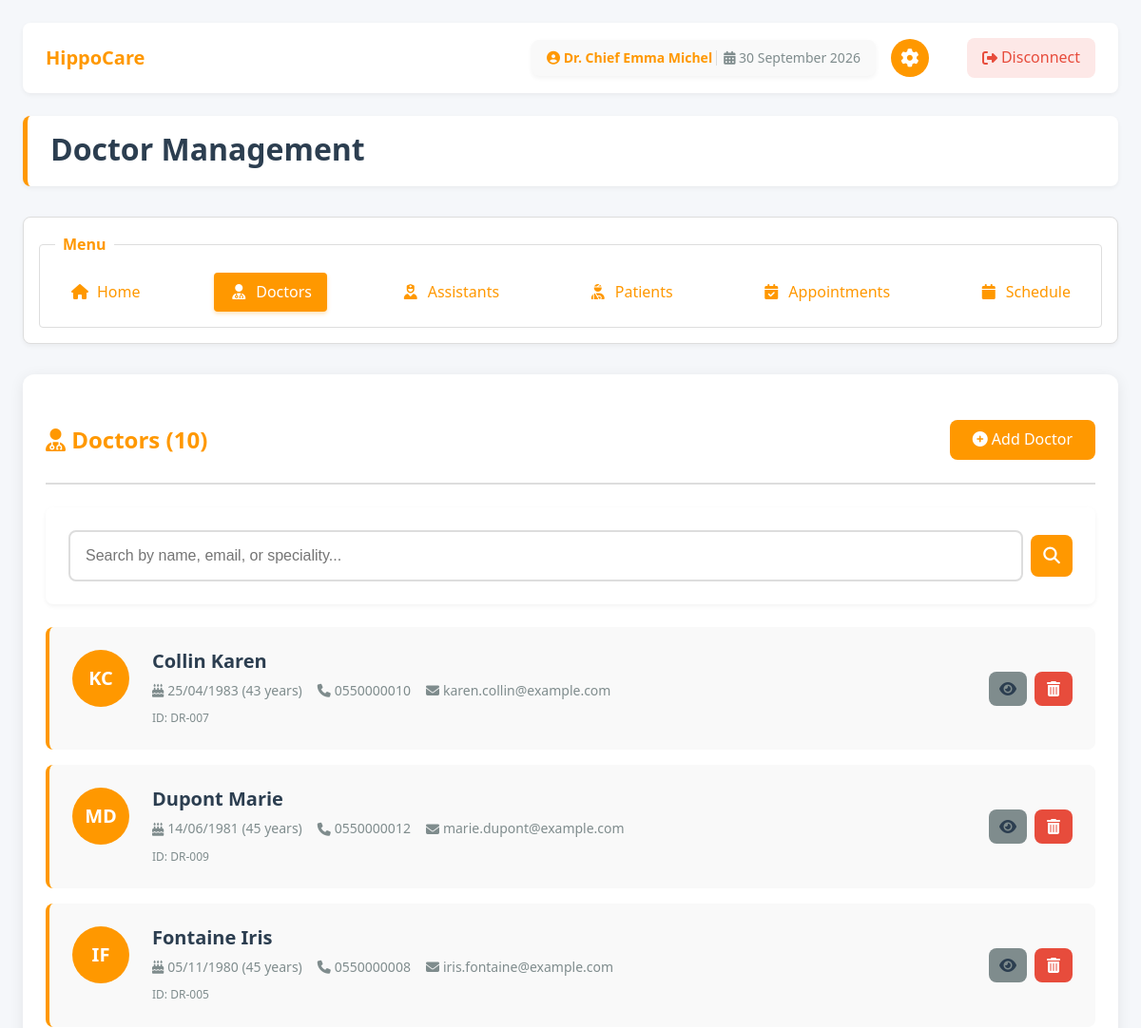
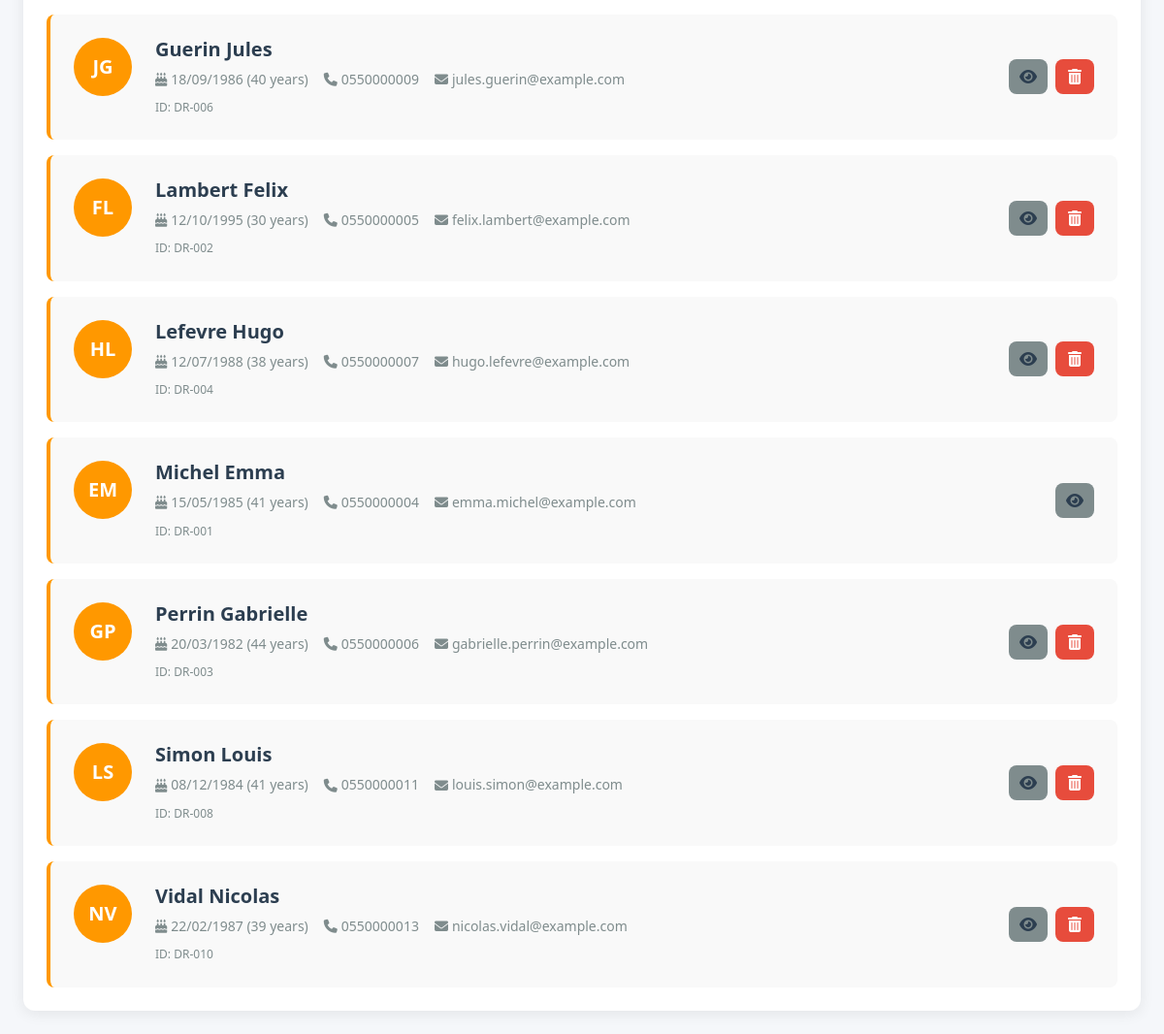
The app's page /cab-template/actors/chief_doctor/chief_doctor_doctors.php (signed in) with its own data (2 pictures, top to bottom).
### tables this page shows
CREATE TABLE `doctor` (
  `id_doctor` int(11) NOT NULL,
  `last_name` varchar(100) NOT NULL,
  `first_name` varchar(100) NOT NULL,
  `email` varchar(50) NOT NULL,
  `phone` varchar(20) NOT NULL,
  `password` varchar(255) NOT NULL,
  `birth_date` date DEFAULT NULL,
  `national_id` varchar(20) DEFAULT NULL,
  `speciality` varchar(100) DEFAULT NULL,
  `consultation_fee` decimal(10,2) DEFAULT NULL COMMENT 'Consultation price in DZD',
  `recruitment_date` date DEFAULT NULL COMMENT 'Date hired by the clinic',
  `practice_start_year` int(4) DEFAULT NULL COMMENT 'Year started practicing as doctor',
  `role` enum('doctor','chief_doctor') DEFAULT 'doctor'
);

### cab-template/actors/chief_doctor/chief_doctor_doctors.php (the view, shortened to what this page needs)
<?php
require_once("../../DB/secure_page.php");
$id_chief_doctor = $_SESSION["id_chief_doctor"];
$stmt = $conn->prepare("SELECT last_name, first_name FROM doctor WHERE id_doctor = ?");
$stmt->bind_param("i", $id_chief_doctor);
$stmt->execute();
$chief_doctor_data = $stmt->get_result()->fetch_assoc();
$chief_doctor_name = $chief_doctor_data['first_name'] . ' ' . $chief_doctor_data['last_name'];
$search_query = isset($_GET['search']) ? trim($_GET['search']) : '';
$items_per_page = 10;
$current_page = isset($_GET['page']) ? max(1, intval($_GET['page'])) : 1;
$offset = ($current_page - 1) * $items_per_page;
if(!empty($search_query)) {
    $search_param = "%$search_query%";
    $count_stmt = $conn->prepare("SELECT COUNT(*) as total FROM doctor
                                  WHERE last_name LIKE ? OR first_name LIKE ? OR email LIKE ? OR speciality LIKE ?");
    $count_stmt->bind_param("ssss", $search_param, $search_param, $search_param, $search_param);
} else {
    $count_stmt = $conn->prepare("SELECT COUNT(*) as total FROM doctor");
}
$count_stmt->execute();
$total_doctors = $count_stmt->get_result()->fetch_assoc()['total'];
if(!empty($search_query)) {
    $search_param = "%$search_query%";
    $stmt = $conn->prepare("SELECT id_doctor, last_name, first_name, email, phone, birth_date, speciality
                           FROM doctor
                           WHERE last_name LIKE ? OR first_name LIKE ? OR email LIKE ? OR speciality LIKE ?
                           ORDER BY last_name ASC
                           LIMIT ? OFFSET ?");
    $stmt->bind_param("ssssii", $search_param, $search_param, $search_param, $search_param, $items_per_page, $offset);
} else {
    $stmt = $conn->prepare("SELECT id_doctor, last_name, first_name, email, phone, birth_date, speciality
                           FROM doctor
                           ORDER BY last_name ASC
                           LIMIT ? OFFSET ?");
    $stmt->bind_param("ii", $items_per_page, $offset);
}
$stmt->execute();
$doctors = $stmt->get_result()->fetch_all(MYSQLI_ASSOC);
?>
<!DOCTYPE html>
<html lang="en">
<head>
    <link rel="stylesheet" href="css/chief_doctor_style.css">
    <link rel="stylesheet" href="css/chief_doctor_forms.css">
    <link rel="stylesheet" href="https://cdnjs.cloudflare.com/ajax/libs/font-awesome/6.4.0/css/all.min.css">
</head>
<body>
    <div class="header-banner">
        <div class="logo-container">
            <a href="chief_doctor_home.php" class="logo-link">
                <h1 class="logo-text">HippoCare</h1>
            </a>
        </div>
        <div class="header-actions">
            <span class="user-name">
                <span class="name-part">
                    <i class="fas fa-user-circle"></i>
                    Dr. Chief <?php echo htmlspecialchars($chief_doctor_name); ?>
                </span>
                <span class="date-part">
                    <i class="fas fa-calendar-alt"></i>
                    <?php echo date("d F Y"); ?>
                </span>
            </span>
            <a href="chief_doctor_settings.php" title="Settings" class="settings-btn">
                <i class="fas fa-cog"></i>
            </a>
            <a href="../../DB/logout.php" class="disconnect-btn">
                <i class="fas fa-sign-out-alt"></i>
                <span>Disconnect</span>
            </a>
        </div>
    </div>
    <header>
        <h1>Doctor Management</h1>
    </header>
    <nav>
        <fieldset>
            <legend>Menu</legend>
            <div class="menu-links">
                <a href="chief_doctor_home.php"><i class="fas fa-home"></i> Home</a>
                <a href="chief_doctor_doctors.php" class="active"><i class="fas fa-user-md"></i> Doctors</a>
                <a href="chief_doctor_assistants.php"><i class="fas fa-user-nurse"></i> Assistants</a>
                <a href="chief_doctor_patients.php"><i class="fas fa-user-injured"></i> Patients</a>
                <a href="chief_doctor_app.php"><i class="fas fa-calendar-check"></i> Appointments</a>
                <a href="chief_doctor_schedule.php"><i class="fas fa-calendar"></i> Schedule</a>
            </div>
        </fieldset>
    </nav>
    <main>
        <section class="list-container">
            <div class="section-header">
                <h2><i class="fas fa-user-md"></i> Doctors (<?php echo $total_doctors; ?>)</h2>
                <a href="chief_doctor_doctors_new.php" class="btn">
                    <i class="fas fa-plus-circle"></i> Add Doctor
                </a>
            </div>
            <div class="search-filter-container">
                <form method="get" action="" class="search-form">
                    <div class="search-box">
                        <input type="text" name="search" placeholder="Search by name, email, or speciality..." value="<?php echo htmlspecialchars($search_query); ?>" class="search-input">
                        <button type="submit" class="btn-search btn-icon" title="Search"><i class="fas fa-search"></i></button>
                    </div>
                </form>
            </div>
            <?php if($total_doctors > 0): ?>
                <div class="items-list">
                    <?php foreach($doctors as $doctor): ?>
                        <?php
                            $initials = strtoupper(substr($doctor['first_name'], 0, 1) . substr($doctor['last_name'], 0, 1));
                            $birth_date = new DateTime($doctor['birth_date']);
                            $age = (new DateTime())->diff($birth_date)->y;
                            $stmt_count = $conn->prepare("SELECT
                                (SELECT COUNT(*) FROM appointment WHERE id_doctor = ?) as appointments,
                                (SELECT COUNT(*) FROM assistant WHERE id_doctor = ?) as assistants,
                                (SELECT COUNT(*) FROM schedule WHERE id_doctor = ?) as schedules
                            ");
                            $stmt_count->bind_param("iii", $doctor['id_doctor'], $doctor['id_doctor'], $doctor['id_doctor']);
                            $stmt_count->execute();
                            $impact = $stmt_count->get_result()->fetch_assoc();
                        ?>
                        <article class="item-card">
                            <div class="item-avatar">
                                <div class="avatar"><?php echo $initials; ?></div>
                            </div>
                            <div class="item-content">
                                <h3><?php echo htmlspecialchars($doctor['last_name'] . ' ' . $doctor['first_name']); ?></h3>
                                <p class="item-meta">
                                    <span><i class="fas fa-birthday-cake"></i> <?php echo $birth_date->format('d/m/Y') . ' (' . $age . ' years)'; ?></span>
                                    <span><i class="fas fa-phone"></i> <?php echo htmlspecialchars($doctor['phone']); ?></span>
                                    <span><i class="fas fa-envelope"></i> <?php echo htmlspecialchars($doctor['email']); ?></span>
                                </p>
                                <p class="item-id">ID: DR-<?php echo sprintf('%03d', $doctor['id_doctor']); ?></p>
                            </div>
                            <div class="item-actions">
                                <a href="chief_doctor_doctors_infos.php?doctor_id=<?php echo $doctor['id_doctor']; ?>" class="btn btn-secondary btn-icon" title="View Details">
                                    <i class="fas fa-eye"></i>
                                </a>
                                <?php if($doctor['id_doctor'] != $_SESSION["id_chief_doctor"]): ?>
                                    <a href="#" class="btn btn-danger btn-icon" title="Delete" onclick="return confirmDelete(<?php echo $doctor['id_doctor']; ?>, '<?php echo addslashes($doctor['first_name'] . ' ' . $doctor['last_name']); ?>', <?php echo $impact['appointments']; ?>, <?php echo $impact['assistants']; ?>, <?php echo $impact['schedules']; ?>);">
                                        <i class="fas fa-trash-alt"></i>
                                    </a>
                                <?php endif; ?>
                            </div>
                        </article>
                    <?php endforeach; ?>
                </div>
            <?php endif; ?>
        </section>
    </main>
</body>
</html>

### records on screen
doctor: chief_doctor_name "Emma Michel", initials "EM", last_name+first_name "Michel Emma", birth_date "15/05/1985", phone "0550000004", email "emma.michel@example.com", id_doctor "001"
doctor: initials "KC", last_name+first_name "Collin Karen", birth_date "25/04/1983", phone "0550000010", email "karen.collin@example.com", id_doctor "007"
doctor: initials "MD", last_name+first_name "Dupont Marie", birth_date "14/06/1981", phone "0550000012", email "marie.dupont@example.com", id_doctor "009"
doctor: initials "IF", last_name+first_name "Fontaine Iris", birth_date "05/11/1980", phone "0550000008", email "iris.fontaine@example.com", id_doctor "005"
doctor: initials "JG", last_name+first_name "Guerin Jules", birth_date "18/09/1986", phone "0550000009", email "jules.guerin@example.com", id_doctor "006"
doctor: initials "FL", last_name+first_name "Lambert Felix", birth_date "12/10/1995", phone "0550000005", email "felix.lambert@example.com", id_doctor "002"
doctor: initials "HL", last_name+first_name "Lefevre Hugo", birth_date "12/07/1988", phone "0550000007", email "hugo.lefevre@example.com", id_doctor "004"
doctor: initials "GP", last_name+first_name "Perrin Gabrielle", birth_date "20/03/1982", phone "0550000006", email "gabrielle.perrin@example.com", id_doctor "003"
doctor: initials "LS", last_name+first_name "Simon Louis", birth_date "08/12/1984", phone "0550000011", email "louis.simon@example.com", id_doctor "008"
doctor: initials "NV", last_name+first_name "Vidal Nicolas", birth_date "22/02/1987", phone "0550000013", email "nicolas.vidal@example.com", id_doctor "010"

### other values on screen
$total_doctors "10"
